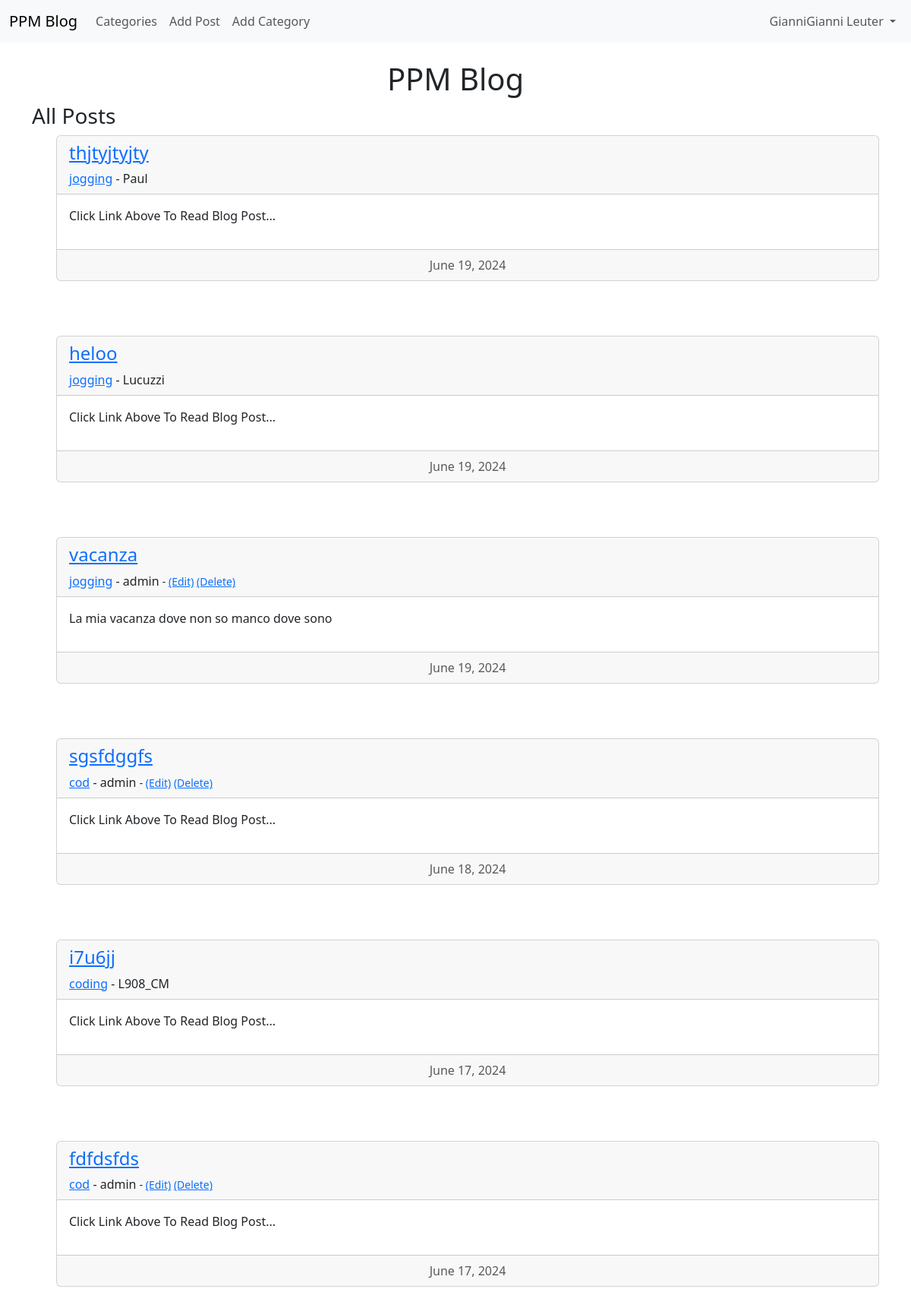
The app's page / (signed in) with its own data.
### theblog/models.py (models this page shows, shortened)
class Post(models.Model):
    title = models.CharField(max_length=255)
    header_image = models.ImageField(null=True, blank=True, upload_to="images/")
    title_tag = models.CharField(max_length=255)
    author = models.ForeignKey(User, on_delete=models.CASCADE)
    body = RichTextField(blank=True, null=True)
    post_date = models.DateField(auto_now_add=True)
    category = models.CharField(max_length=255, default='uncategory')
    snippet = models.CharField(max_length=255, default='Click Link Above To Read Blog Post...')
    likes = models.ManyToManyField(User, related_name='blog_posts')
    unlikes = models.ManyToManyField(User, related_name='blog_posts_u')

### theblog/views.py (the view)
# urls.py: path('', HomeView.as_view(), name='home'),
class HomeView(ListView):
    model = Post
    template_name = 'home.html'
    category = Category.objects.all()
    ordering = ['-post_date', '-id']
    def get_context_data(self, *args, **kwargs):
        category_menu = Category.objects.all()
        context = super(HomeView, self).get_context_data(*args, **kwargs)
        context["category_menu"] = category_menu
        return context

### theblog/templates/home.html
{% extends 'base.html' %}
{% block content %}
    <h1 style="text-align: center">PPM Blog</h1>
    <h3>All Posts</h3>
    <ul>
    {% for post in object_list %}
    	<li style="list-style-type: none">
            <div class="card">
              <div class="card-header">
                  <h4><a href="{% url 'article-detail' post.pk %}">{{ post.title }}</a></h4>
                  <a href="{% url 'category' post.category|slugify %}">{{ post.category }}</a>
                - {{ post.author.username }}
                {% if user.is_authenticated %}
                    {% if user.id == post.author.id %}
                        <small>
                        - <a href="{% url 'update_post' post.pk %}">(Edit)</a>
                        <a href="{% url 'delete_post' post.pk %}">(Delete)</a>
                        </small>
                    {% endif %}
                {% endif %}
              </div>
              <div class="card-body">
                <p>{{ post.snippet | slice:":500" | safe}}</p>
              </div>
              <div class="card-footer text-body-secondary text-center">
                {{ post.post_date }}
              </div>
            </div>
            <br/><br/><br/>
        </li>
    {% endfor %}
    </ul>
{% endblock %}

### theblog/templates/base.html (shortened to what this page needs)
<!doctype html>
<html lang="en">
  <head>
    <link href="https://cdn.jsdelivr.net/npm/bootstrap@5.3.3/dist/css/bootstrap.min.css" rel="stylesheet">
  </head>
  <body>
      <nav class="navbar navbar-expand-lg bg-body-tertiary">
      <div class="container-fluid">
        <a class="navbar-brand" href="{% url 'home' %}">PPM Blog</a>
        <div class="collapse navbar-collapse" id="navbarSupportedContent">
          <ul class="navbar-nav me-auto mb-2 mb-lg-0">
                <li class="nav-item">
                      <a class="nav-link" href="{% url 'category_list' %}">Categories</a>
                  </li>
              {% if user.is_authenticated %}
                  <li class="nav-item">
                      <a class="nav-link" href="{% url 'add_post' %}">Add Post</a>
                  </li>
                  {% if user.username == 'admin' %}
                  <li class="nav-item">
                      <a class="nav-link" href="{% url 'add_category' %}">Add Category</a>
                  </li>
                  {% endif %}
              {% endif %}
          </ul>
          {% if user.is_authenticated %}
              <ul class="navbar-nav ml.auto">
                <li class="nav-item dropdown">
                      <a class="nav-link dropdown-toggle" href="#" role="button" data-bs-toggle="dropdown" aria-expanded="false">
                          {{ user.first_name }} {{ user.last_name }}
                      </a>
                  </li>
              </ul>
        {% endif %}
        </div>
      </div>
    </nav>
      <br/>
      <div class="container">
        {% block content %}
        {% endblock %}
      </div>
  </body>
</html>

### records on screen
Post: title "thjtyjtyjty", category "jogging", author.username "Paul", snippet "Click Link Above To Read Blog Post...", post_date "June 19, 2024"
Post: title "heloo", category "jogging", author.username "Lucuzzi", snippet "Click Link Above To Read Blog Post...", post_date "June 19, 2024"
Post: title "vacanza", category "jogging", author.username "admin", shows "(Edit)", snippet "La mia vacanza dove non so manco dove sono", post_date "June 19, 2024"
Post: title "sgsfdggfs", category "cod", author.username "admin", shows "(Edit)", snippet "Click Link Above To Read Blog Post...", post_date "June 18, 2024"
Post: title "i7u6jj", category "coding", author.username "L908_CM", snippet "Click Link Above To Read Blog Post...", post_date "June 17, 2024"
Post: title "fdfdsfds", category "cod", author.username "admin", shows "(Edit)", snippet "Click Link Above To Read Blog Post...", post_date "June 17, 2024"

### other values on screen
{{ user.first_name }} "GianniGianni"
{{ user.last_name }} "Leuter"
